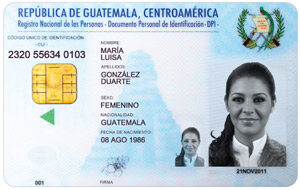
#> input picture fotos/pruebas/dpi1.jpeg, 300 x 190 px, found by its file name
$ python prueba_ocr_cv2_2.py
#> lines starting #> are read from the running program, lines starting #| are printed output that depends on the picture; after the words box and inside, x2 and y2 are one past the last pixel; in counts of white or black regions, pixels touching at a corner belong together
import cv2
import numpy as np
import pytesseract

img = cv2.imread("/home/pi/Documents/Proyecto_Com4/Pruebas/fotos/pruebas/dpi1.jpeg")
#> img is the input picture: shape (190, 300, 3); mean B, G, R 215.3, 208.2, 194.5
img = cv2.cvtColor(img, cv2.COLOR_BGR2RGB)
img = cv2.resize(img, None, fx=2.5, fy=2.5)
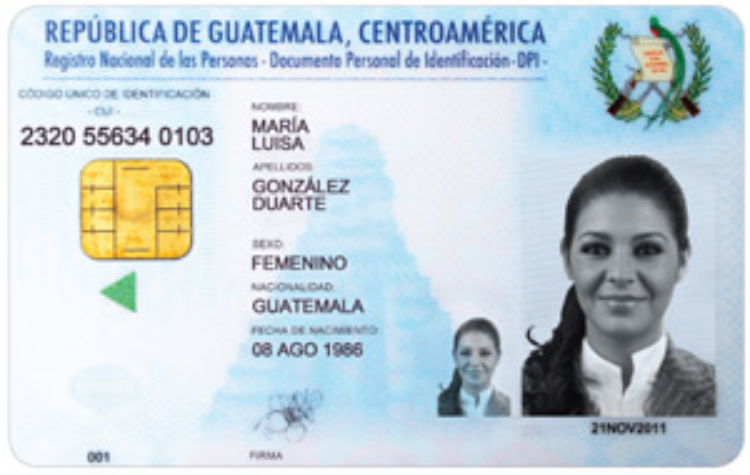
#> img: shape (475, 750, 3); mean R, G, B 194.4, 208.1, 215.2
gray = cv2.cvtColor(img, cv2.COLOR_BGR2GRAY)
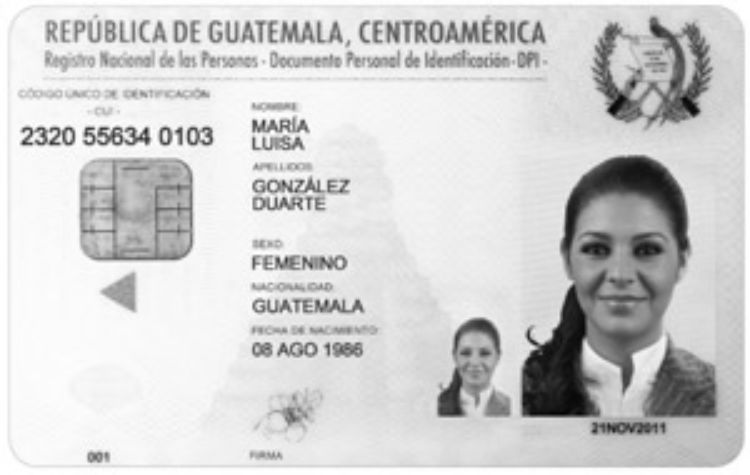
#> gray: shape (475, 750); min 4, max 255, mean 208.6

adaptive_threshold = cv2.adaptiveThreshold(gray, 255, cv2.ADAPTIVE_THRESH_GAUSSIAN_C, cv2.THRESH_BINARY,53,23)
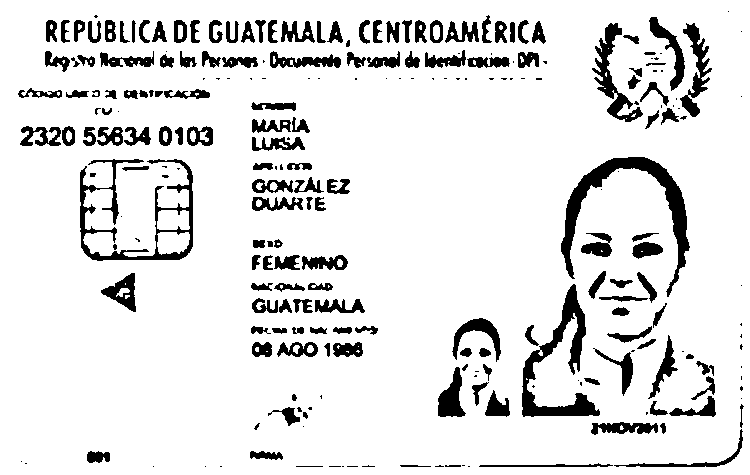
#> adaptive_threshold: shape (475, 750); 88.7% white; 246 black regions (87 under 20 px), largest, box (x1, y1, x2, y2) and area: (561, 157, 690, 297) 3427, (522, 284, 600, 417) 2797, (80, 159, 193, 261) 2582

#> (the run stopped early here; a loop or call above may not have finished)

$ run again, with fotos/pruebas/dpi2.jpeg copied over fotos/pruebas/dpi1.jpeg
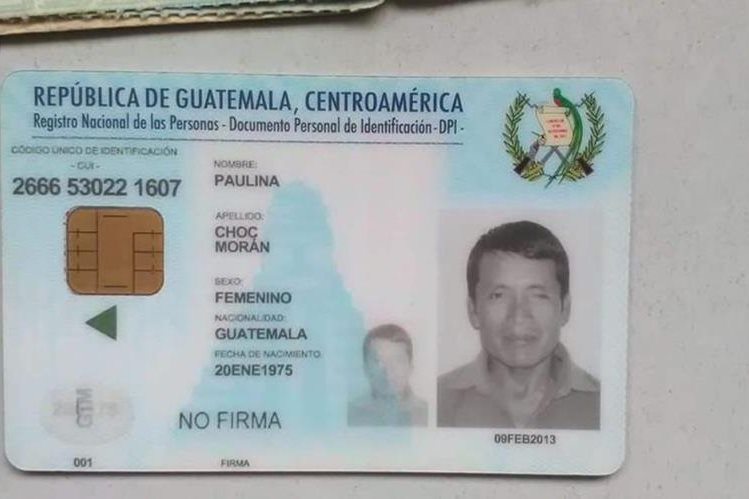
#> input picture fotos/pruebas/dpi2.jpeg, 749 x 499 px, found by its file name
#> img is the input picture: shape (499, 749, 3); mean B, G, R 172.4, 171.4, 164.8
#> `gray = cv2.cvtColor(img, cv2.COLOR_BGR2GRAY)`:
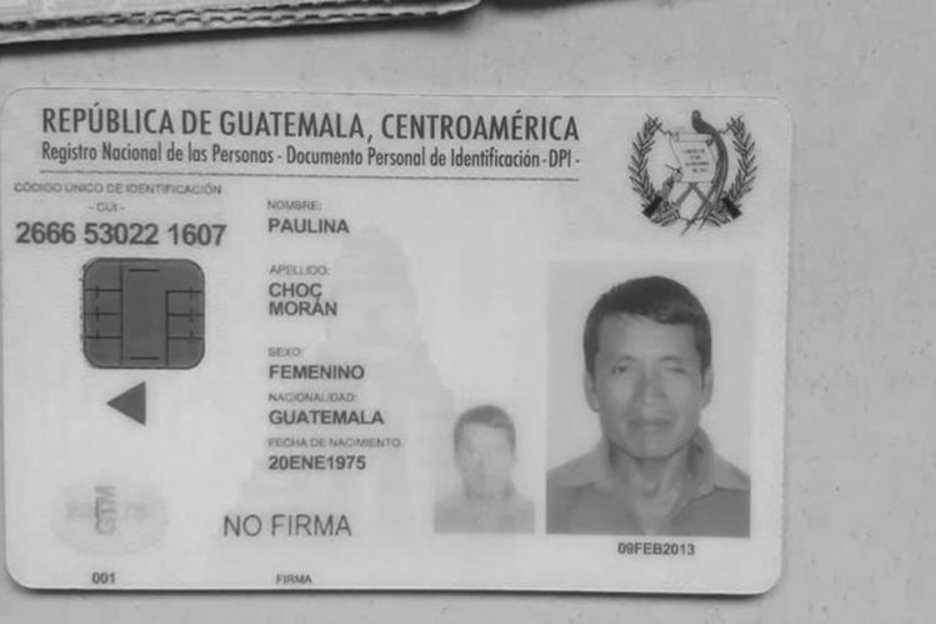
#> gray: shape (1248, 1872) (shown at 1/2 size); min 22, max 218, mean 170.9
#> `adaptive_threshold = cv2.adaptiveThreshold(gray, 255, cv2.ADAPTIVE_THR..`:
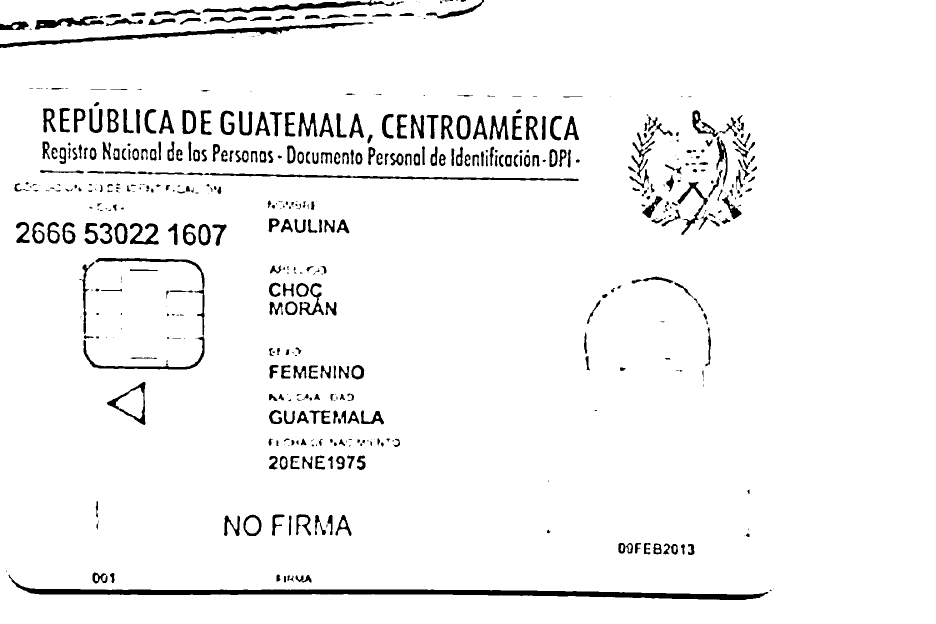
#> adaptive_threshold: shape (1248, 1872) (shown at 1/2 size); 95.2% white; 569 black regions (180 under 20 px), largest, box (x1, y1, x2, y2) and area: (17, 1149, 1537, 1200) 15136, (0, 45, 731, 96) 5507, (167, 516, 409, 739) 3513

$ run again, with fotos/pruebas/picture.png saved as fotos/pruebas/dpi1.jpeg
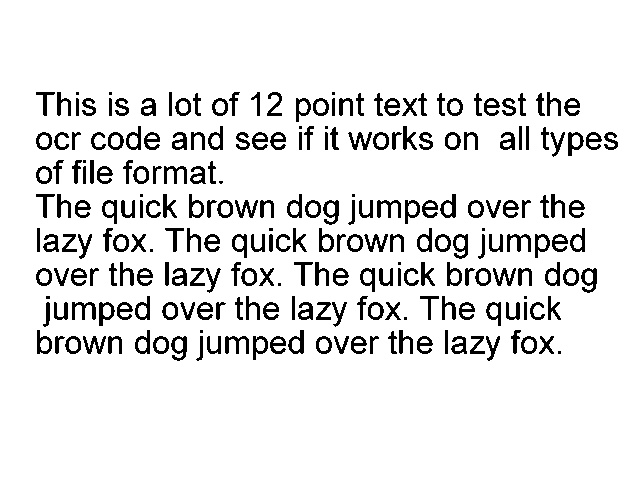
#> input picture fotos/pruebas/picture.png, 640 x 480 px, found by its file name
#> img is the input picture: shape (480, 640, 3); min 0, max 255, mean 230.8
#> `img = cv2.resize(img, None, fx=2.5, fy=2.5)`:
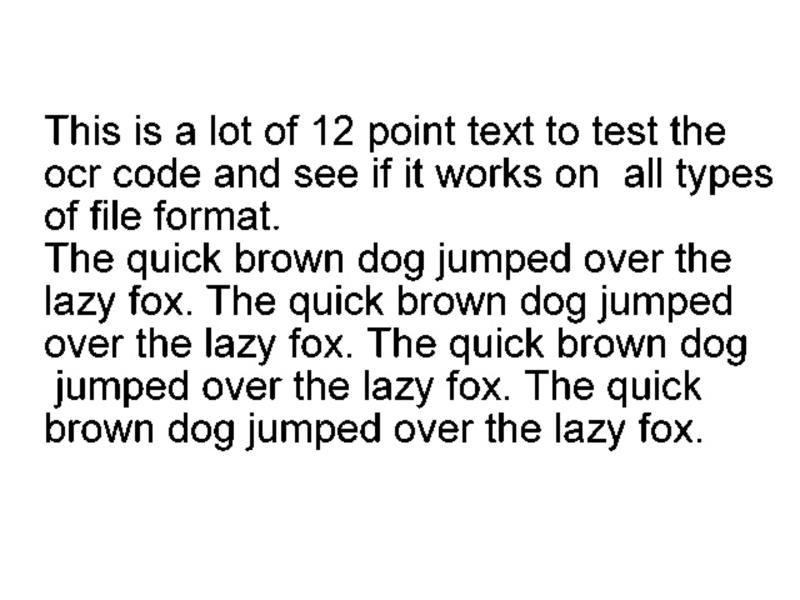
#> img: shape (1200, 1600, 3) (shown at 1/2 size); min 0, max 255, mean 230.8
#> `adaptive_threshold = cv2.adaptiveThreshold(gray, 255, cv2.ADAPTIVE_THR..`:
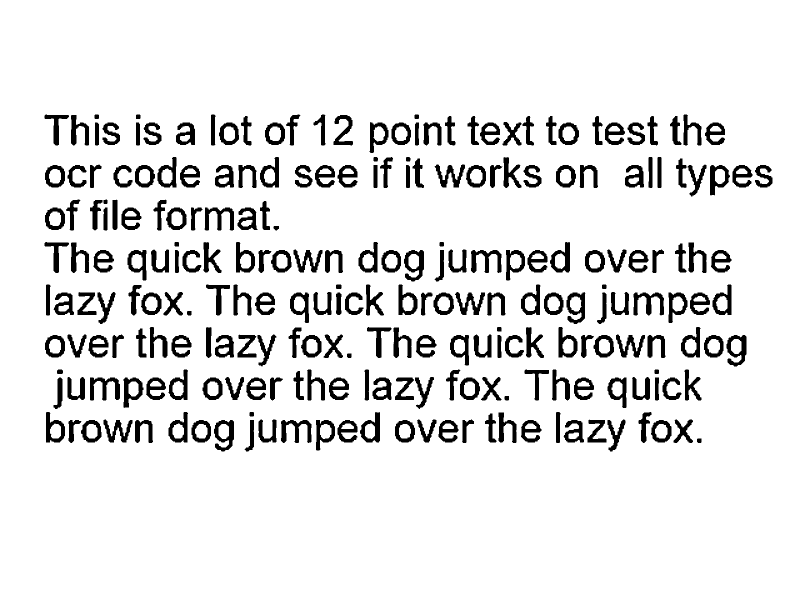
#> adaptive_threshold: shape (1200, 1600) (shown at 1/2 size); 90.2% white; 239 black regions, largest, box (x1, y1, x2, y2) and area: (180, 755, 240, 801) 1346, (942, 500, 1003, 546) 1330, (562, 840, 623, 886) 1330
